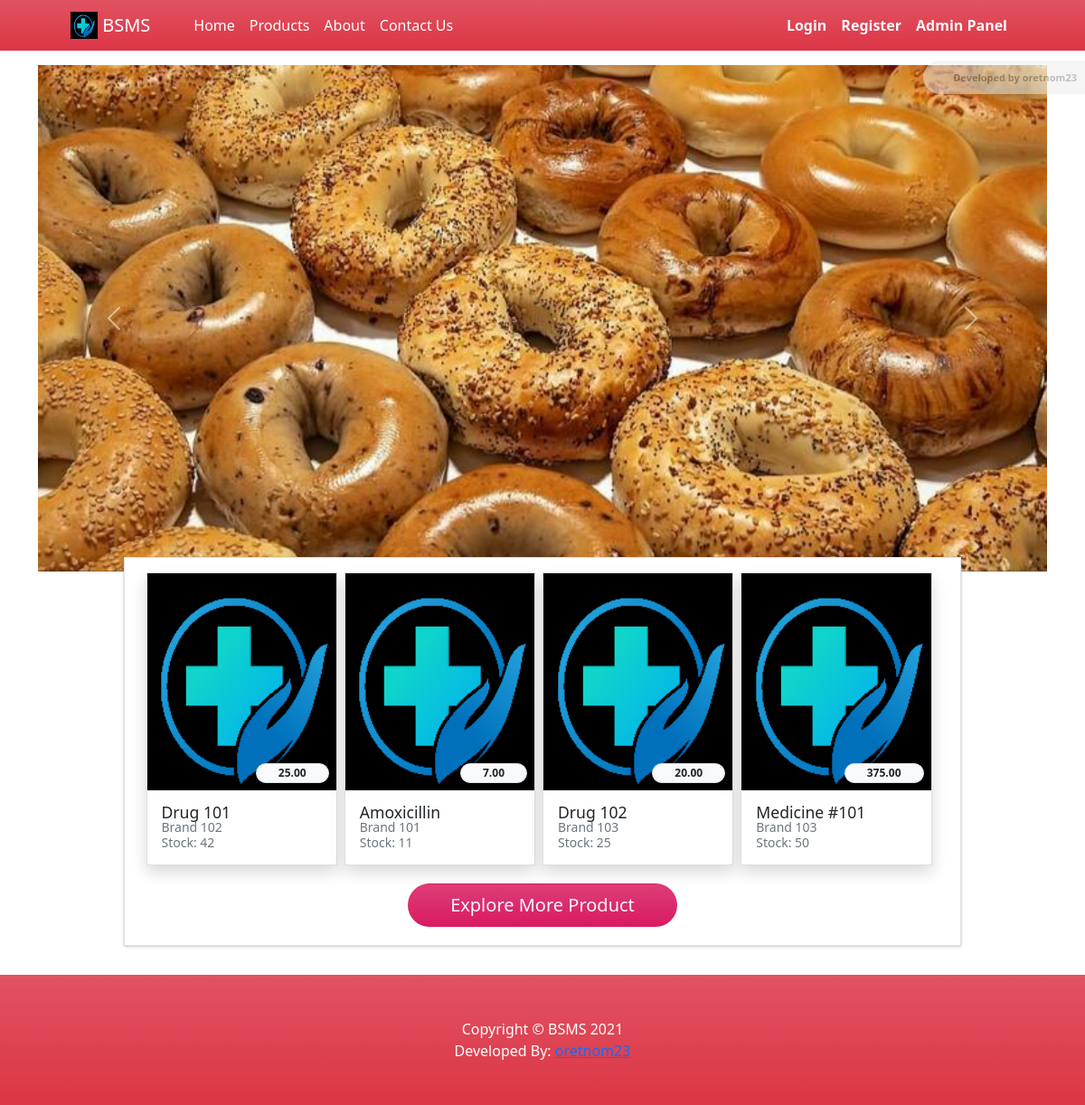
The page / on the database its author committed.
### tables this page shows
CREATE TABLE `product_list` (
  `id` int(30) NOT NULL,
  `category_id` int(30) NOT NULL,
  `brand` text NOT NULL,
  `name` text NOT NULL,
  `description` text NOT NULL,
  `quantity` varchar(255) NOT NULL,
  `price` float(12,2) NOT NULL DEFAULT 0.00,
  `image_path` text DEFAULT NULL,
  `status` tinyint(1) NOT NULL DEFAULT 1,
  `delete_flag` tinyint(1) NOT NULL DEFAULT 0,
  `date_created` datetime NOT NULL DEFAULT current_timestamp(),
  `date_updated` datetime NOT NULL DEFAULT current_timestamp() ON UPDATE current_timestamp()
);

### classes/DBConnection.php (called while the page is built, shortened)
<?php
class DBConnection{
    private $host = DB_SERVER;
    private $username = DB_USERNAME;
    private $password = DB_PASSWORD;
    private $database = DB_NAME;
    public $conn;
    public function __construct(){
        if (!isset($this->conn)) {
            $this->conn = new mysqli($this->host, $this->username, $this->password, $this->database);
        }
    }
}
?>

### classes/SystemSettings.php (called while the page is built, shortened)
<?php
class SystemSettings extends DBConnection{
	function userdata($field = ''){
		if(!empty($field)){
			if(isset($_SESSION['userdata'][$field]))
				return $_SESSION['userdata'][$field];
			else
				return null;
		}else{
			return false;
		}
	}
	function info($field=''){
		if(!empty($field)){
			if(isset($_SESSION['system_info'][$field]))
				return $_SESSION['system_info'][$field];
			else
				return false;
		}else{
			return false;
		}
	}
}
$_settings = new SystemSettings();
?>

### config.php (called while the page is built, shortened)
<?php
require_once('classes/DBConnection.php');
require_once('classes/SystemSettings.php');
function validate_image($file){
    global $_settings;
	if(!empty($file)){
        $ex = explode("?",$file);
        $file = $ex[0];
        $ts = isset($ex[1]) ? "?".$ex[1] : '';
		if(is_file(base_app.$file)){
			return base_url.$file.$ts;
		}else{
			return base_url.($_settings->info('logo'));
		}
	}else{
		return base_url.($_settings->info('logo'));
	}
}
function format_num($number = '' , $decimal = ''){
    if(is_numeric($number)){
        $ex = explode(".",$number);
        $decLen = isset($ex[1]) ? strlen($ex[1]) : 0;
        if(is_numeric($decimal)){
            return number_format($number,$decimal);
        }else{
            return number_format($number,$decLen);
        }
    }else{
        return "Invalid Input";
    }
}
?>

### home.php (the view, shortened to what this page needs)
<section class="py-3">
    <div class="container">
        <div class="row">
            <div class="col-md-12">
                <div id="carouselExampleControls" class="carousel slide bg-dark" data-ride="carousel">
                    <div class="carousel-inner">
                        <?php
                            $upload_path = "uploads/banner";
                            if(is_dir(base_app.$upload_path)):
                            $file= scandir(base_app.$upload_path);
                            $_i = 0;
                                foreach($file as $img):
                                    if(in_array($img,array('.','..')))
                                        continue;
                            $_i++;
                        ?>
                        <div class="carousel-item h-100 <?php echo $_i == 1 ? "active" : '' ?>">
                            <img src="<?php echo validate_image($upload_path.'/'.$img) ?>" class="d-block w-100  h-100" alt="<?php echo $img ?>">
                        </div>
                        <?php endforeach; ?>
                        <?php endif; ?>
                    </div>
                    <button class="carousel-control-prev" type="button" data-target="#carouselExampleControls" data-slide="prev">
                        <span class="carousel-control-prev-icon" aria-hidden="true"></span>
                    </button>
                    <button class="carousel-control-next" type="button" data-target="#carouselExampleControls" data-slide="next">
                        <span class="carousel-control-next-icon" aria-hidden="true"></span>
                    </button>
                </div>
            </div>
        </div>
        <div class="row justify-content-center mt-n3">
            <div class="col-lg-10 col-md-11 col-sm-11 col-sm-11">
                <div class="card card-outline rounded-0">
                    <div class="card-body">
                        <div class="row row-cols-xl-4 row-md-6 col-sm-12 col-xs-12 gy-2 gx-2">
                            <?php
                                $qry = $conn->query("SELECT *, (COALESCE((SELECT SUM(quantity) FROM `stock_list` where product_id = product_list.id and (expiration IS NULL or date(expiration) > '".date("Y-m-d")."') ), 0) - COALESCE((SELECT SUM(quantity) FROM `order_items` where product_id = product_list.id), 0)) as `available` FROM `product_list` where (COALESCE((SELECT SUM(quantity) FROM `stock_list` where product_id = product_list.id and (expiration IS NULL or date(expiration) > '".date("Y-m-d")."') ), 0) - COALESCE((SELECT SUM(quantity) FROM `order_items` where product_id = product_list.id), 0)) > 0 order by RAND() limit 4");
                                while($row = $qry->fetch_assoc()):
                            ?>
                            <div class="col">
                                <a class="card rounded-0 shadow product-item text-decoration-none text-reset" href="./?p=products/view_product&id=<?= $row['id'] ?>">
                                    <div class="position-relative">
                                        <div class="img-top position-relative product-img-holder">
                                            <img src="<?= validate_image($row['image_path']) ?>" alt="" class="product-img">
                                        </div>
                                        <div class="position-absolute bottom-1 right-1" style="bottom:.5em;right:.5em">
                                            <span class="badge badge-light bg-gradient-light border text-dark px-4 rounded-pill"><?= format_num($row['price'], 2) ?></span>
                                        </div>
                                    </div>
                                    <div class="card-body">
                                        <div style="line-height:1em">
                                            <div class="card-title w-100 mb-0"><?= $row['name'] ?></div>
                                            <div class="card-description w-100"><small class="text-muted"><?= $row['brand'] ?></small></div>
                                            <div class="card-description w-100"><small class="text-muted">Stock: <?= format_num($row['available'],0) ?></small></div>
                                        </div>
                                    </div>
                                </a>
                            </div>
                            <?php endwhile; ?>
                        </div>
                        <div class="text-center py-1">
                            <a href="./?p=products" class="btn btn-lg btn-deafault text-light bg-gradient-maroon col-lg-4 col-md-6 col-sm-12 col-xs-12 rounded-pill">Explore More Product</a>
                        </div>
                    </div>
                </div>
            </div>
        </div>
    </div>
</section>

### index.php (shortened to what this page needs)
<?php require_once('config.php'); ?>
<!DOCTYPE html>
<html lang="en">
<?php require_once('inc/header.php') ?>
<body>
<?php require_once('inc/topBarNav.php') ?>
<?php $page = isset($_GET['p']) ? $_GET['p'] : 'home';  ?>
<?php
    if(!file_exists($page.".php") && !is_dir($page)){
        include '404.html';
    }else{
    if(is_dir($page))
        include $page.'/index.php';
    else
        include $page.'.php';
    }
?>
<?php require_once('inc/footer.php') ?>
</body>
</html>

### inc/header.php (shortened to what this page needs)
<head>
    <link rel="stylesheet" href="<?php echo base_url ?>plugins/fontawesome-free/css/all.min.css">
    <link rel="stylesheet" href="<?php echo base_url ?>plugins/tempusdominus-bootstrap-4/css/tempusdominus-bootstrap-4.min.css">
  <link rel="stylesheet" href="<?php echo base_url ?>plugins/datatables-bs4/css/dataTables.bootstrap4.min.css">
  <link rel="stylesheet" href="<?php echo base_url ?>plugins/datatables-responsive/css/responsive.bootstrap4.min.css">
  <link rel="stylesheet" href="<?php echo base_url ?>plugins/datatables-buttons/css/buttons.bootstrap4.min.css">
  <link rel="stylesheet" href="<?php echo base_url ?>plugins/select2/css/select2.min.css">
  <link rel="stylesheet" href="<?php echo base_url ?>plugins/select2-bootstrap4-theme/select2-bootstrap4.min.css">
    <link rel="stylesheet" href="<?php echo base_url ?>plugins/icheck-bootstrap/icheck-bootstrap.min.css">
    <link rel="stylesheet" href="<?php echo base_url ?>plugins/jqvmap/jqvmap.min.css">
    <link rel="stylesheet" href="<?php echo base_url ?>dist/css/adminlte.css">
    <link rel="stylesheet" href="<?php echo base_url ?>dist/css/custom.css">
    <link rel="stylesheet" href="<?php echo base_url ?>assets/css/styles.css">
    <link rel="stylesheet" href="<?php echo base_url ?>plugins/overlayScrollbars/css/OverlayScrollbars.min.css">
    <link rel="stylesheet" href="<?php echo base_url ?>plugins/daterangepicker/daterangepicker.css">
    <link rel="stylesheet" href="<?php echo base_url ?>plugins/summernote/summernote-bs4.min.css">
  <link rel="stylesheet" href="<?php echo base_url ?>plugins/sweetalert2-theme-bootstrap-4/bootstrap-4.min.css">
  </head>

### inc/topBarNav.php (shortened to what this page needs)
<nav class="navbar navbar-expand-lg navbar-dark bg-gradient-danger">
            <div class="container px-4 px-lg-5 ">
                <a class="navbar-brand" href="./">
                <img src="<?php echo validate_image($_settings->info('logo')) ?>" width="30" height="30" class="d-inline-block align-top" alt="" loading="lazy">
                <?php echo $_settings->info('short_name') ?>
                </a>
                <div class="collapse navbar-collapse" id="navbarSupportedContent">
                    <ul class="navbar-nav me-auto mb-2 mb-lg-0 ms-lg-4">
                        <li class="nav-item"><a class="nav-link text-white" aria-current="page" href="./">Home</a></li>
                        <li class="nav-item"><a class="nav-link text-white" href="./?p=products">Products</a></li>
                        <li class="nav-item"><a class="nav-link text-white" href="./?p=about">About</a></li>
                        <li class="nav-item"><a class="nav-link text-white" href="./?p=contact">Contact Us</a></li>
                    </ul>
                    <div class="d-flex align-items-center">
                    <?php if($_settings->userdata('id') != '' && $_settings->userdata('login_type') == 2): ?>
                      <div class="btn-group nav-link">
                        <button type="button" class="btn btn-rounded badge badge-light dropdown-toggle dropdown-icon" data-toggle="dropdown">
                          <span><img src="<?php echo validate_image($_settings->userdata('avatar')) ?>" class="img-circle elevation-2 user-img" alt="User Image"></span>
                          <span class="ml-3"><?php echo ucwords($_settings->userdata('firstname').' '.$_settings->userdata('lastname')) ?></span>
                          <span class="sr-only">Toggle Dropdown</span>
                        </button>
                        <div class="dropdown-menu" role="menu">
                          <a class="dropdown-item" href="<?php echo base_url.'?p=user' ?>"><span class="fa fa-user"></span> My Account</a>
                          <div class="dropdown-divider"></div>
                          <a class="dropdown-item" href="<?php echo base_url.'?p=orders' ?>"><span class="fa fa-table"></span> My Orders</a>
                          <div class="dropdown-divider"></div>
                          <a class="dropdown-item" href="<?php echo base_url.'/classes/Login.php?f=logout_customer' ?>"><span class="fas fa-sign-out-alt"></span> Logout</a>
                        </div>
                    </div>
                    <?php else: ?>
                        <a class="font-weight-bolder text-light mx-2 text-decoration-none" href="./login.php">Login</a>
                        <a class="font-weight-bolder text-light mx-2 text-decoration-none" href="./register.php">Register</a>
                        <a class="font-weight-bolder text-light mx-2 text-decoration-none" href="./admin">Admin Panel</a>
                    <?php endif;?>
                    </div>
                </div>
            </div>
        </nav>

### inc/footer.php (shortened to what this page needs)
<footer class="py-5 bg-gradient-danger">
            <div class="container">
              <p class="m-0 text-center text-white">Copyright &copy; <?php echo $_settings->info('short_name') ?> 2021</p>
              <p class="m-0 text-center text-white">Developed By: <a href="mailto:oretnom23@gmail.com">oretnom23</a></p>
          </div>
        </footer>

### home.php (style rules this page uses)
.carousel-item>img { object-fit:cover !important; }
#carouselExampleControls .carousel-inner { height:35em !important; }
.product-img-holder { width:100%; height:15em; overflow:hidden; }
.product-img { width:100%; height:100%; object-fit: cover; object-position: center center; transition: all .3s ease-in-out; }

### rows shown on the page
product_list: price "25.00", name "Drug 101", brand "Brand 102", available "42"
product_list: price "7.00", name "Amoxicillin", brand "Brand 101", available "11"
product_list: price "20.00", name "Drug 102", brand "Brand 103", available "25"
product_list: price "375.00", name "Medicine #101", brand "Brand 103", available "50"

### other values the page prints
$_settings->info('short_name') "BSMS"
